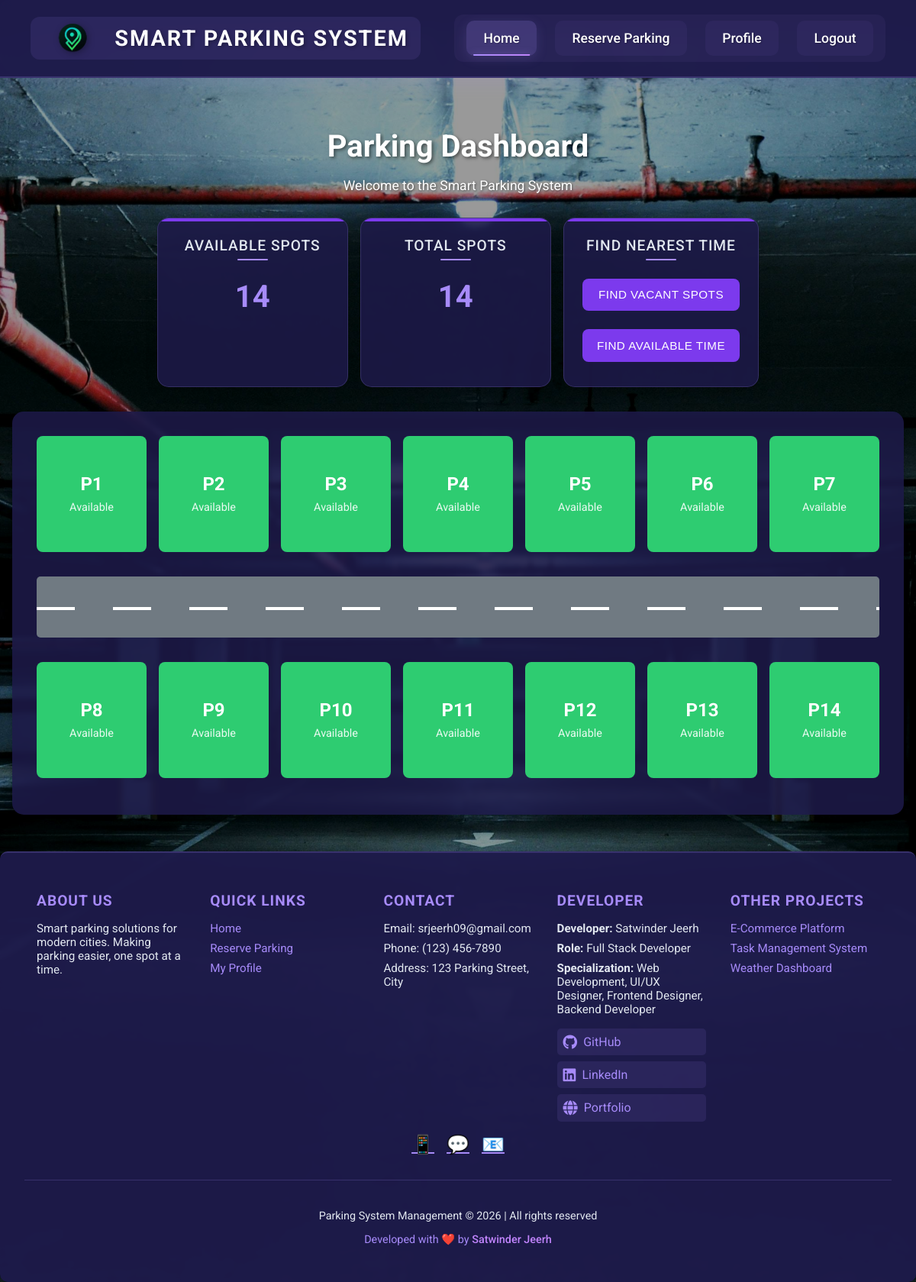
The app's page /index.php (signed in) with its own data.
### tables this page shows
CREATE TABLE `available_spots` (
  `id` int(11) NOT NULL,
  `spot_number` varchar(10) NOT NULL,
  `status` enum('available','occupied') DEFAULT 'available',
  `created_at` timestamp NOT NULL DEFAULT current_timestamp()
);

### index.php (the view, shortened to what this page needs)
<?php
$database = new Database();
$db = $database->getConnection();
$current_date_php = date('Y-m-d');
$current_time_php = date('H:i:s');
$stmt = $db->prepare($query);
$stmt->bindParam(':cur_date', $current_date_php);
$stmt->bindParam(':cur_time', $current_time_php);
$stmt->execute();
$parking_spots = $stmt->fetchAll(PDO::FETCH_ASSOC);
$total_spots = count($parking_spots);
$available_spots = 0;
foreach ($parking_spots as $spot) {
    if ($spot['current_status'] === 'available') {
        $available_spots++;
    }
}
?>
<!DOCTYPE html>
<html lang="en">
<head>
    <link rel="stylesheet" href="css/stylesIndex.css">
</head>
<body>
    <header>
        <nav class="navbar">
            <a href="index.php" class="nav-brand">
                <img src="images/logo.png" alt="Smart Parking System Logo" class="nav-logo">
                <span>Smart Parking System</span>
            </a>
            <div class="nav-links">
                <a href="index.php" class="nav-link active">Home</a>
                <a href="reservation.php" class="nav-link">Reserve Parking</a>
                <a href="profile.php" class="nav-link">Profile</a>
                <a href="logout.php" class="nav-link">Logout</a>
            </div>
        </nav>
    </header>
    <div class="dashboard-container">
        <div class="dashboard-header">
            <h1>Parking Dashboard</h1>
            <p class="welcome-message">Welcome to the Smart Parking System</p>
        </div>
        <div class="parking-layout">
            <div class="parking-info">
                <div class="info-card">
                    <h3>Available Spots</h3>
                    <p class="count"><?php echo $available_spots; ?></p>
                </div>
                <div class="info-card">
                    <h3>Total Spots</h3>
                    <p class="count"><?php echo $total_spots; ?></p>
                </div>
                <div class="info-card">
                    <h3>Find Nearest Time</h3>
                    <div class="button-group">
                        <button id="findVacantSpots" class="find-time-btn">Find Vacant Spots</button>
                        <button id="findNearestTime" class="find-time-btn">Find Available Time</button>
                    </div>
                </div>
            </div>
            <div class="parking-grid">
                <div class="parking-row">
                    <?php
                    $first_row = array_slice($parking_spots, 0, 7);
                    foreach ($first_row as $spot): ?>
                        <div class="parking-spot <?php echo $spot['current_status']; ?>"
                             data-reservations="<?php echo htmlspecialchars($spot['reservations'] ?? ''); ?>">
                            <span class="spot-number"><?php echo htmlspecialchars($spot['spot_number']); ?></span>
                            <span class="spot-status"><?php echo ucfirst($spot['current_status']); ?></span>
                        </div>
                    <?php endforeach; ?>
                </div>
                <div class="road">
                    <div class="road-markings"></div>
                </div>
                <div class="parking-row">
                    <?php
                    $second_row = array_slice($parking_spots, 7);
                    foreach ($second_row as $spot): ?>
                        <div class="parking-spot <?php echo $spot['current_status']; ?>"
                             data-reservations="<?php echo htmlspecialchars($spot['reservations'] ?? ''); ?>">
                            <span class="spot-number"><?php echo htmlspecialchars($spot['spot_number']); ?></span>
                            <span class="spot-status"><?php echo ucfirst($spot['current_status']); ?></span>
                        </div>
                    <?php endforeach; ?>
                </div>
            </div>
        </div>
    </div>
    <footer>
        <div class="footer-content">
            <div class="footer-section">
                <h3>About Us</h3>
                <p>Smart parking solutions for modern cities. Making parking easier, one spot at a time.</p>
            </div>
            <div class="footer-section">
                <h3>Quick Links</h3>
                <p><a href="index.php">Home</a></p>
                <p><a href="reservation.php">Reserve Parking</a></p>
                <p><a href="profile.php">My Profile</a></p>
            </div>
            <div class="footer-section">
                <h3>Contact</h3>
                <p>Email: srjeerh09@gmail.com</p>
                <p>Phone: (123) 456-7890</p>
                <p>Address: 123 Parking Street, City</p>
            </div>
            <div class="footer-section">
                <h3>Developer</h3>
                <p><strong>Developer:</strong> Satwinder Jeerh</p>
                <p><strong>Role:</strong> Full Stack Developer</p>
                <p><strong>Specialization:</strong> Web Development, UI/UX Designer, Frontend Designer, Backend Developer</p>
                <div class="developer-links">
                    <a href="https://github.com/Satwinder-stack" target="_blank" class="dev-link">
                        <i class="fab fa-github"></i> GitHub
                    </a>
                    <a href="https://www.linkedin.com/in/satwinder-jeerh-120331322/" target="_blank" class="dev-link">
                        <i class="fab fa-linkedin"></i> LinkedIn
                    </a>
                    <a href="" target="_blank" class="dev-link">
                        <i class="fas fa-globe"></i> Portfolio
                    </a>
                </div>
            </div>
            <div class="footer-section">
                <h3>Other Projects</h3>
                <p><a href="https:" target="_blank">E-Commerce Platform</a></p>
                <p><a href="https:" target="_blank">Task Management System</a></p>
                <p><a href="https:" target="_blank">Weather Dashboard</a></p>
            </div>
        </div>
        <div class="social-links">
            <a href="#" class="social-link">📱</a>
            <a href="#" class="social-link">💬</a>
            <a href="#" class="social-link">📧</a>
        </div>
        <div class="footer-bottom">
            <p>Parking System Management © <?php echo date('Y'); ?> | All rights reserved</p>
            <p class="developer-credit">Developed with ❤️ by <a href="https://" target="_blank">Satwinder Jeerh</a></p>
        </div>
    </footer>
    <link rel="stylesheet" href="https://cdnjs.cloudflare.com/ajax/libs/font-awesome/6.0.0/css/all.min.css">
</body>
</html>

### records on screen
available_spots: spot_number "P1", current_status "Available"
available_spots: spot_number "P2", current_status "Available"
available_spots: spot_number "P3", current_status "Available"
available_spots: spot_number "P4", current_status "Available"
available_spots: spot_number "P5", current_status "Available"
available_spots: spot_number "P6", current_status "Available"
available_spots: spot_number "P7", current_status "Available"
available_spots: spot_number "P8", current_status "Available"
available_spots: spot_number "P9", current_status "Available"
available_spots: spot_number "P10", current_status "Available"
available_spots: spot_number "P11", current_status "Available"
available_spots: spot_number "P12", current_status "Available"
available_spots: spot_number "P13", current_status "Available"
available_spots: spot_number "P14", current_status "Available"

### other values on screen
$available_spots "14"
$total_spots "14"
